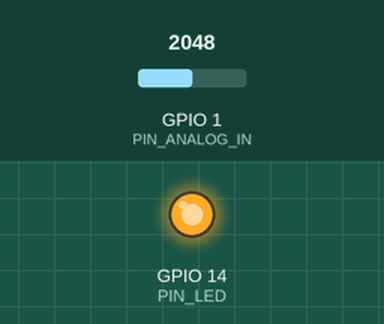
This program was run on a simulated ESP32-S3. Shown: output pins drawn as LEDs (lit = HIGH). The test bench sets the inputs (shaded band); at power-on: GPIO 1 (PIN_ANALOG_IN) = 2048.

Above: at 1.2 s.
1.3 s: GPIO 1 (PIN_ANALOG_IN) set to 1228
At 2.5 s:
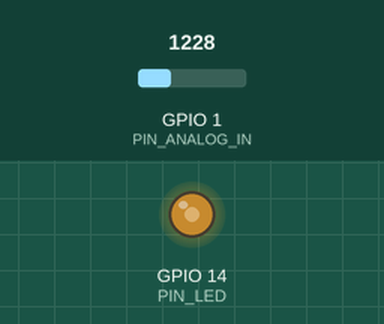
2.8 s: GPIO 1 (PIN_ANALOG_IN) set to 2047
At 3.6 s:
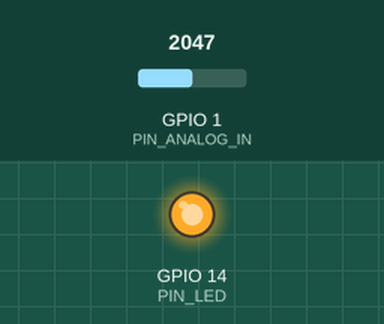
4.3 s: GPIO 1 (PIN_ANALOG_IN) set to 332
At 4.8 s:
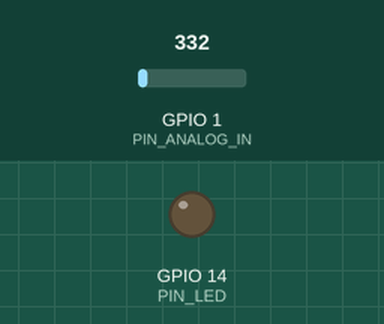
5.8 s: GPIO 1 (PIN_ANALOG_IN) set to 2088
At 6.8 s:
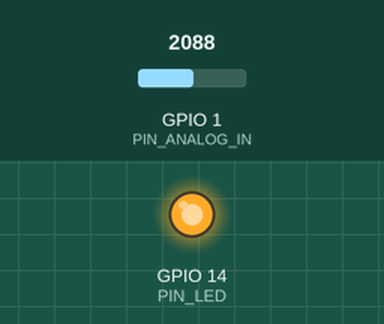
7.3 s: GPIO 1 (PIN_ANALOG_IN) set to 0
At 7.9 s:
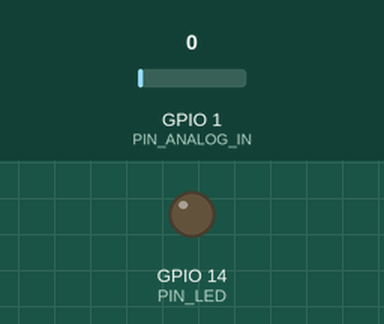
Timing chart, 0 to 9.8 s (numbered marks = the images above; inputs shaded):
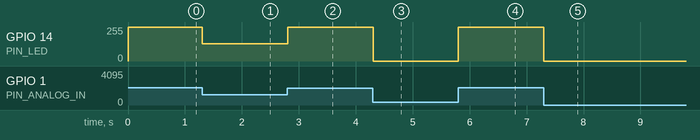

Measured:
- after the input at 1.3 s, GPIO 14 (PIN_LED): 255/255 → 130/255 at once
- after the input at 2.8 s, GPIO 14 (PIN_LED): 130/255 → 255/255 at once
- after the input at 4.3 s, GPIO 14 (PIN_LED): 255/255 → 0/255 at once
- after the input at 5.8 s, GPIO 14 (PIN_LED): 0/255 → 255/255 at once
- after the input at 7.3 s, GPIO 14 (PIN_LED): 255/255 → 0/255 at once

The program:

main.cpp
```cpp
#include <Arduino.h>

//define pin reading photoresistor, then the pin driving led (based on adc readings) and PWM parameters
#define PIN_ANALOG_IN 1
#define PIN_LED   14
#define CHN       0
#define FRQ       1000
#define PWM_BIT   12
#define LIGHT_MIN 372
#define LIGHT_MAX 2048

void setup() {
  //setup and attach PWM to pin
  ledcSetup(CHN, FRQ, PWM_BIT);
  ledcAttachPin(PIN_LED, CHN);
}

void loop() {
  // measure ADC value at pin
  int adcValue = analogRead (PIN_ANALOG_IN);
  // map ADC value to PWM, constraining the adcValue to eliminate extreme lows or highs before mapping
  int pwmVal = map(constrain(adcValue, LIGHT_MIN, LIGHT_MAX), LIGHT_MIN, LIGHT_MAX, 0,
4095);
  //adjust led by PWM
  ledcWrite (CHN, pwmVal);
  delay(10);
}
```
